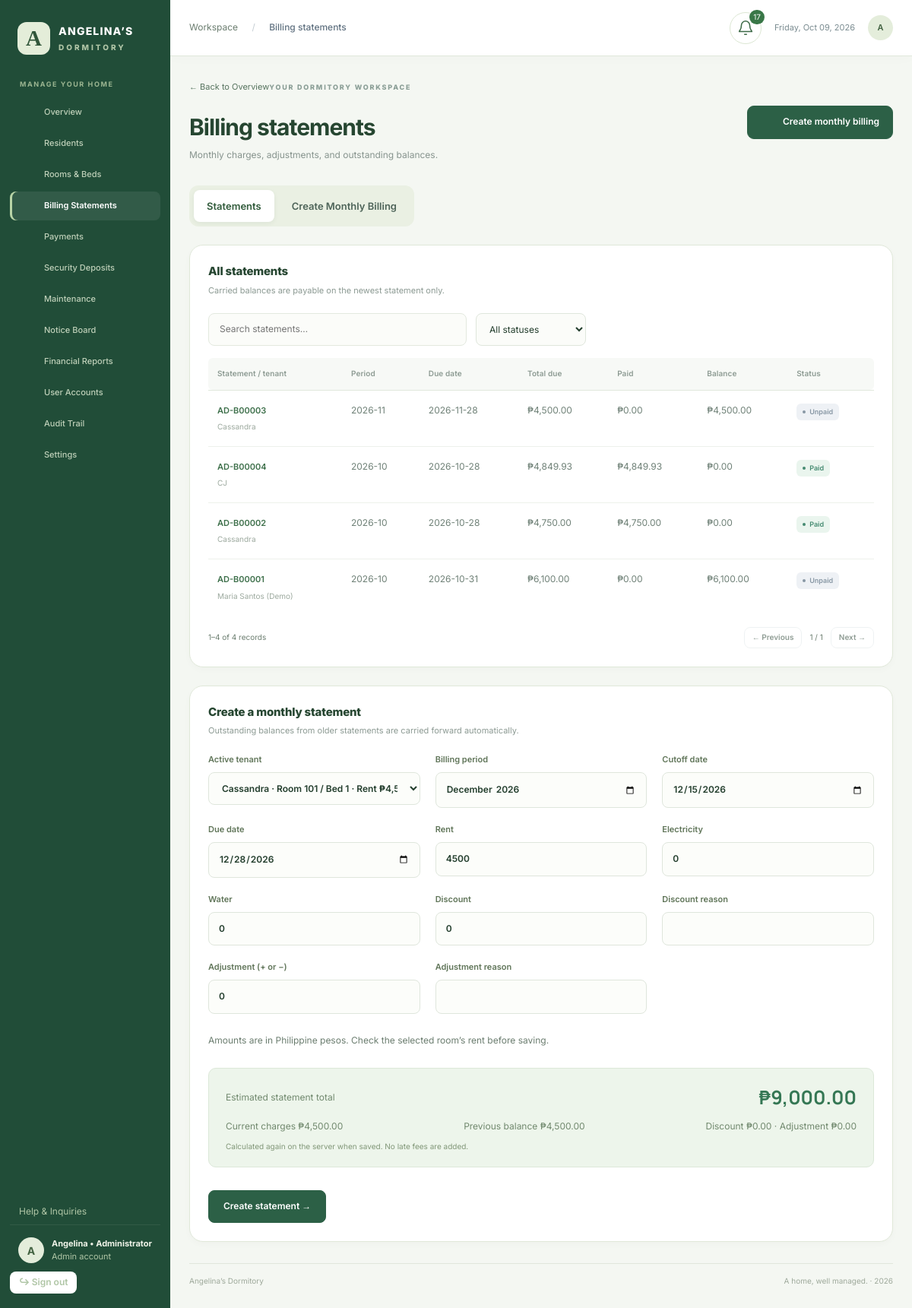
/index.php?page=billing (signed in), run on the app's committed database.
### tables this page shows
CREATE TABLE `users` (
  `id` int(10) unsigned NOT NULL AUTO_INCREMENT,
  `username` varchar(100) NOT NULL,
  `password_hash` varchar(255) NOT NULL,
  `role` enum('admin','staff','tenant') NOT NULL,
  `name` varchar(200) NOT NULL,
  `tenant_id` int(10) unsigned DEFAULT NULL,
  `active` tinyint(4) DEFAULT 1,
  `must_change` tinyint(4) DEFAULT 1,
  PRIMARY KEY (`id`),
  UNIQUE KEY `username` (`username`),
  UNIQUE KEY `tenant_id` (`tenant_id`),
  CONSTRAINT `users_ibfk_1` FOREIGN KEY (`tenant_id`) REFERENCES `tenants` (`id`)
);

CREATE TABLE `billing` (
  `id` int(10) unsigned NOT NULL AUTO_INCREMENT,
  `tenant_id` int(10) unsigned NOT NULL,
  `assignment_id` int(10) unsigned NOT NULL,
  `period` char(7) NOT NULL,
  `cutoff` date NOT NULL,
  `due_date` date NOT NULL,
  `rent` bigint(20) NOT NULL CHECK (`rent` >= 0),
  `electricity` bigint(20) NOT NULL CHECK (`electricity` >= 0),
  `water` bigint(20) NOT NULL CHECK (`water` >= 0),
  `previous_balance` bigint(20) NOT NULL DEFAULT 0 CHECK (`previous_balance` >= 0),
  `total_due` bigint(20) NOT NULL CHECK (`total_due` >= 0),
  `carried_to` int(10) unsigned DEFAULT NULL,
  `created_by` int(10) unsigned DEFAULT NULL,
  `created_at` timestamp NOT NULL DEFAULT current_timestamp(),
  PRIMARY KEY (`id`),
  UNIQUE KEY `tenant_id` (`tenant_id`,`period`),
  KEY `due_date` (`due_date`),
  KEY `assignment_id` (`assignment_id`),
  KEY `carried_to` (`carried_to`),
  KEY `created_by` (`created_by`),
  CONSTRAINT `billing_ibfk_1` FOREIGN KEY (`tenant_id`) REFERENCES `tenants` (`id`),
  CONSTRAINT `billing_ibfk_2` FOREIGN KEY (`assignment_id`) REFERENCES `tenant_assignments` (`id`),
  CONSTRAINT `billing_ibfk_3` FOREIGN KEY (`carried_to`) REFERENCES `billing` (`id`),
  CONSTRAINT `billing_ibfk_4` FOREIGN KEY (`created_by`) REFERENCES `users` (`id`)
);

CREATE TABLE `tenants` (
  `id` int(10) unsigned NOT NULL AUTO_INCREMENT,
  `name` varchar(200) NOT NULL,
  `email` varchar(254) NOT NULL,
  `contact` varchar(80) NOT NULL,
  `status` enum('active','moved_out') NOT NULL DEFAULT 'active',
  `move_in` date NOT NULL,
  `move_out` date DEFAULT NULL,
  `created_at` timestamp NOT NULL DEFAULT current_timestamp(),
  PRIMARY KEY (`id`)
);

CREATE TABLE `settings` (
  `key` varchar(80) NOT NULL,
  `value` text NOT NULL,
  PRIMARY KEY (`key`)
);

### app/views.php (the view, shortened to what this page needs)
<?php
function page_subtitle(string $p,string $role): string { return match($p) { 'dashboard'=>$role==='tenant'?'Your room, billing, and dormitory account at a glance.':'A clear picture of your dormitory, all in one place.', 'tenants'=>'Manage residents and preserve every stay’s history.', 'rooms'=>'Every room. Every bed. Everything accounted for.', 'billing'=>'Monthly charges, adjustments, and outstanding balances.', 'payments'=>'Receive payments and keep a reliable transaction history.', 'deposits'=>'Keep security deposits separate from monthly rent.', 'occupancy'=>'Compare people detected with registered room occupancy.', 'notifications'=>'Review queued messages and email delivery status.', 'audit'=>'A record of important changes and who made them.', 'accounts'=>'Individual credentials and access for each user.', 'account'=>'Manage your password and account security.', 'batch'=>'Make monthly billing a little more effortless.', 'reports'=>'Track collections, expenses, and balances that need attention.', 'expenses'=>'An organized record of what it takes to run your home.', 'requests'=>'Small repairs. Clear updates. A more comfortable home.', 'announcements'=>'Keep your dormitory community in the loop.', 'settings'=>'Your dormitory details and billing preferences.', 'ledger'=>'Every charge and payment, in one clear account history.', 'pay'=>'Payment instructions, official GCash QR, and submission details.', 'verification'=>'Verify tenant payments and issue their receipts.', 'inbox'=>'Your billing notices, confirmations, and replies.', 'profile'=>'Your contact details and room history.', 'support'=>'Ask questions and follow replies from the dormitory.', 'statement'=>'An itemized account statement with charges, confirmed payments, and the current balance.', 'receipt'=>'A printable acknowledgement of a confirmed payment.', default=>'Your dormitory account records.' }; }
function form_start(string $action,string $page,string $class='form-grid'): void { echo '<form method="post" class="'.e($class).'">'.csrf().'<input type="hidden" name="action" value="'.e($action).'"><input type="hidden" name="return_page" value="'.e($page).'">'; }
function field(string $label,string $name,string $type='text',$value='',bool $required=true,string $extra=''): void { echo '<label>'.e($label).'<input type="'.e($type).'" name="'.e($name).'" value="'.e($value).'" '.($required?'required ':'').$extra.'></label>'; }
function select_field(string $label,string $name,array $options,$selected=''): void { echo '<label>'.e($label).'<select name="'.e($name).'" required>'; foreach($options as $v=>$text) echo '<option value="'.e($v).'" '.((string)$selected===(string)$v?'selected':'').'>'.e($text).'</option>'; echo '</select></label>'; }
function submit(string $label='Save record'): void {
    if($label==='Create statement') {
        $balances=[]; foreach(aging_rows() as $b) $balances[$b['tenant_id']]=($balances[$b['tenant_id']]??0)+balance($b);
        echo '<input type="hidden" id="tenant-balances" value="'.e(json_encode($balances)).'"><input type="hidden" id="billing-defaults" value="'.e(json_encode(['cutoff'=>(int)setting('cutoff_day','15'),'due'=>(int)setting('due_day','28')])).'"><div class="bill-preview form-wide" id="statement-preview"><div><span>Estimated statement total</span><strong id="statement-total">—</strong></div><div class="preview-breakdown"><span id="preview-charges"></span><span id="preview-previous"></span><span id="preview-discount"></span></div><p>Calculated again on the server when saved. No late fees are added.</p></div>';
    }
    echo '<div class="form-actions"><button class="primary">'.e($label).' →</button></div></form>';
}
function section_start(string $title,string $hint=''): void { echo '<section class="panel"><div class="panel-heading"><div><h2>'.e($title).'</h2>'.($hint?'<p class="muted">'.e($hint).'</p>':'').'</div></div>'; }
function billing_rows(array $u): array { return rows('SELECT b.*,t.name,r.number,bs.label,COALESCE((SELECT SUM(amount) FROM payments WHERE billing_id=b.id AND voided_at IS NULL),0) paid FROM billing b JOIN tenants t ON t.id=b.tenant_id JOIN tenant_assignments a ON a.id=b.assignment_id JOIN bed_spaces bs ON bs.id=a.bed_id JOIN rooms r ON r.id=bs.room_id '.($u['role']==='tenant'?'WHERE b.tenant_id=? ':'').'ORDER BY b.period DESC,b.id DESC',$u['role']==='tenant'?[$u['tenant_id']]:[]); }
function render_page(string $page,array $u): void {
    if($page==='billing') { billing_view($u); return; }
}
function billing_view(array $u): void {
    $bills=billing_rows($u); section_start('All statements','Carried balances are payable on the newest statement only.'); echo '<input class="table-search" placeholder="Search statements…" aria-label="Search statements" data-search="bill-table"><div class="table-wrap"><table id="bill-table"><thead><tr><th>Statement / tenant</th><th>Period</th><th>Due date</th><th>Total due</th><th>Paid</th><th>Balance</th><th>Status</th></tr></thead><tbody>';
    if(!$bills) empty_row(7); foreach($bills as $b) echo '<tr data-status="'.status($b).'"><td><a href="?page=statement&id='.$b['id'].'">AD-B'.str_pad((string)$b['id'],5,'0',STR_PAD_LEFT).'</a><small>'.e($b['name']).'</small></td><td>'.e($b['period']).'</td><td>'.e($b['due_date']).'</td><td>'.money($b['total_due']).'</td><td>'.money($b['paid']).'</td><td>'.money(balance($b)).($b['carried_to']?'<small>Moved to bill #'.$b['carried_to'].'</small>':'').'</td><td>'.badge(status($b)).'</td></tr>'; echo '</tbody></table></div></section>';
    section_start('Create a monthly statement','Outstanding balances from older statements are carried forward automatically.'); $opts=[]; $rents=[]; foreach(assigned() as $a) { $opts[$a['tenant_id']]=$a['name'].' · Room '.$a['number'].' / '.$a['label'].' · Rent '.money($a['rent']); $rents[$a['tenant_id']]=$a['rent']/100; }
    if(!$opts) echo '<p class="muted">Register an active tenant first.</p>'; else { form_start('bill','billing'); echo '<input type="hidden" id="tenant-rents" value="'.e(json_encode($rents)).'">'; select_field('Active tenant','tenant_id',$opts); field('Billing period','period','month',date('Y-m')); field('Cutoff date','cutoff','date',date('Y-m-15')); field('Due date','due_date','date',date('Y-m-t')); amount_field('Rent','rent',reset($rents)); amount_field('Electricity','electricity'); amount_field('Water','water'); amount_field('Discount','discount'); field('Discount reason','discount_reason','text','',false); amount_field('Adjustment (+ or −)','adjustment','0',true); field('Adjustment reason','adjustment_reason','text','',false); echo '<p class="muted form-wide">Amounts are in Philippine pesos. Check the selected room’s rent before saving.</p>'; submit('Create statement'); } echo '</section>';
}

### index.php (shortened to what this page needs)
<?php
require __DIR__.'/app/bootstrap.php';
require __DIR__.'/app/activity.php';
require __DIR__.'/app/actions.php';
$u=user(); $page=(string)($_GET['page']??($u?'dashboard':'home'));
$titles=['dashboard'=>'Overview','tenants'=>'Residents','rooms'=>'Rooms & bed spaces','billing'=>'Billing statements','payments'=>'Payments','deposits'=>'Security deposits','occupancy'=>'Occupancy monitor','notifications'=>'Email notifications','audit'=>'Audit trail','accounts'=>'User accounts','account'=>'My account','receipt'=>'Payment receipt','statement'=>'Billing statement','forbidden'=>'Access restricted'];
$titles+=['batch'=>'Monthly billing run','reports'=>'Financial reports','expenses'=>'Operating expenses','requests'=>'Maintenance requests','announcements'=>'Notice board','settings'=>'Dormitory settings','ledger'=>'Account ledger'];
$titles['register']='Create tenant account';
$titles+=['home'=>"Angelina's Dormitory",'privacy'=>'Privacy Policy','terms'=>'Terms'];
$titles+=['pay'=>'Make a payment','inbox'=>'Notifications','profile'=>'My profile','support'=>'Help & inquiries'];
$nav=['dashboard'=>['dashboard','Overview'],'tenants'=>['tenants','Residents'],'rooms'=>['rooms','Rooms & Beds'],'billing'=>['billing','Billing Statements'],'payments'=>['payments','Payments'],'deposits'=>['deposits','Security Deposits'],'requests'=>['requests','Maintenance'],'announcements'=>['announcements','Notice Board'],'reports'=>['reports','Financial Reports'],'accounts'=>['accounts','User Accounts'],'audit'=>['audit','Audit Trail'],'settings'=>['settings','Settings']];
require __DIR__.'/app/views.php';
$activeSection=match($page){'batch','statement'=>'billing','expenses','ledger'=>'reports','notifications'=>'settings','receipt','pay'=>'payments',default=>$page};
require __DIR__.'/app/feature_views.php';
require __DIR__.'/app/admin_workspace.php';
?><!DOCTYPE html><html lang="en"><head><link rel="stylesheet" href="assets/style.css"><link rel="stylesheet" href="assets/redesign.css"><link rel="stylesheet" href="assets/registration.css"><link rel="stylesheet" href="assets/tenant.css"><link rel="stylesheet" href="assets/operations.css"><link rel="stylesheet" href="assets/public.css"><link rel="stylesheet" href="assets/green-theme.css"></head><body>
<?php if(!$u): ?>
<?php if(in_array($page,['login','register'],true)) require __DIR__.'/app/public_auth.php'; else require __DIR__.'/app/public_entry.php'; ?>
<?php else: ?>
<aside class="sidebar" id="sidebar"><a class="brand" href="index.php"><span class="brand-icon">A</span><span>ANGELINA’S<small>DORMITORY</small></span></a><span class="nav-heading">MANAGE YOUR HOME</span><nav><?php foreach($nav as $key=>$item): if(!in_array($u['role'],$access[$key],true)) continue; ?><a title="<?=e($item[1])?>" class="<?=$activeSection===$key?'selected':''?>" href="?page=<?=e($key)?>"><span><?=icon($item[0])?></span><b><?=e($item[1])?></b></a><?php endforeach; ?></nav><div class="sidebar-bottom"><?php if($u['role']!=='tenant'): ?><a class="sidebar-help" href="?page=support">Help &amp; Inquiries</a><?php endif; ?><a class="profile" href="?page=account"><span class="avatar"><?=e(strtoupper(substr($u['name'],0,1)))?></span><span><strong><?=e($u['name'])?></strong><small><?=e(ucfirst($u['role']))?> account</small></span></a><form method="post"><?=csrf()?><input type="hidden" name="action" value="logout"><button class="logout">↪ Sign out</button></form></div></aside><button type="button" class="sidebar-scrim" id="sidebar-scrim" aria-label="Close navigation"></button>
<div class="workspace"><header class="topbar"><div class="top-left"><button type="button" class="menu-toggle" id="menu-toggle" aria-label="Open navigation" aria-controls="sidebar" aria-expanded="false"><?=icon('menu')?></button><span class="breadcrumb">Workspace <span>/</span> <strong><?=e($titles[$page]??'')?></strong></span></div><div class="top-right"><?php activity_bell($u); ?><span class="date-label"><?=date('l, M d, Y')?></span><a class="header-avatar" href="?page=account" aria-label="My account"><?=e(strtoupper(substr($u['name'],0,1)))?></a></div></header><main class="content"><div class="page-heading"><div><?php workspace_back_link($page,$u); ?><span class="eyebrow">YOUR DORMITORY WORKSPACE</span><h1><?=e($titles[$page]??'')?></h1><p class="muted"><?=e(page_subtitle($page,$u['role']))?></p></div><div class="heading-actions"><?php if($u['role']==='admin' && in_array($page,['dashboard','billing'],true)): ?><a class="button primary" href="?page=batch"><?=icon('batch')?> Create monthly billing</a><?php elseif($u['role']==='staff' && $page==='dashboard'): ?><a class="button primary" href="?page=payments">Receive payment →</a><?php endif; ?><span class="role-label"><?=e(ucfirst($u['role']))?></span></div></div><?php show_flash(); try { admin_section_tabs($page,$u); render_page($page,$u); } catch(RuntimeException $error) { echo '<div class="notice error">'.e($error->getMessage()).'</div>'; } ?><footer class="content-footer"><?=e(setting('business_name','Angelina’s Dormitory'))?><span>A home, well managed. · <?=date('Y')?></span></footer></main></div>
<?php endif; ?><script src="assets/app.js" defer></script><script src="assets/portal.js" defer></script></body></html>

### app/bootstrap.php (shortened to what this page needs)
<?php
function db(): PDO {
    static $db;
    if (!$db) {
        $db=mysql_connection();
    }
    return $db;
}
function query(string $sql, array $params=[]): PDOStatement { $q=db()->prepare($sql); $q->execute($params); return $q; }
function rows(string $sql, array $params=[]): array { return query($sql,$params)->fetchAll(); }
function one(string $sql, array $params=[]): ?array { return query($sql,$params)->fetch() ?: null; }
function e($v): string { return htmlspecialchars((string)($v??''),ENT_QUOTES,'UTF-8'); }
function money($v): string { return '₱'.number_format((int)$v/100,2); }
function user(): ?array { return isset($_SESSION['uid']) ? one('SELECT * FROM users WHERE id=? AND active=1',[$_SESSION['uid']]) : null; }
function balance(array $b): int { return max(0,(int)$b['total_due']-(int)$b['paid']); }
function status(array $b): string { if ($b['carried_to']) return 'carried'; if(balance($b)===0) return 'paid'; if($b['due_date']<date('Y-m-d')) return 'overdue'; return $b['paid']>0?'partial':'unpaid'; }
function badge(string $s): string { return '<span class="badge '.e($s).'">'.e(ucwords(str_replace('_',' ',$s))).'</span>'; }
function assigned(): array { return rows('SELECT a.*,t.name,r.number,r.rent,bs.label FROM tenant_assignments a JOIN tenants t ON t.id=a.tenant_id JOIN bed_spaces bs ON bs.id=a.bed_id JOIN rooms r ON r.id=bs.room_id WHERE a.end_date IS NULL ORDER BY t.name'); }
function setting(string $key,string $default=''): string { $r=one('SELECT value FROM settings WHERE `key`=?',[$key]); return $r['value']??$default; }

### data on the page
users: name "A", name "Angelina • Administrator", role "Admin", role "Monthly charges, adjustments, and outstanding balances."
billing: id "00003", tenant.name "Cassandra", period "2026-11", due_date "2026-11-28", total_due "₱4,500.00", paid "₱0.00", b "₱4,500.00", s "Unpaid"
billing: id "00004", tenant.name "CJ", period "2026-10", due_date "2026-10-28", total_due "₱4,849.93", paid "₱4,849.93", b "₱0.00", s "Paid"
billing: id "00002", tenant.name "Cassandra", period "2026-10", due_date "2026-10-28", total_due "₱4,750.00", paid "₱4,750.00", b "₱0.00", s "Paid"
billing: id "00001", tenant.name "Maria Santos (Demo)", period "2026-10", due_date "2026-10-31", total_due "₱6,100.00", paid "₱0.00", b "₱6,100.00", s "Unpaid"
settings: value "Angelina’s Dormitory"

### other printed values
$item[1] "Overview"
$item[1] "Residents"
$item[1] "Rooms & Beds"
$item[1] "Billing Statements"
$item[1] "Payments"
$item[1] "Security Deposits"
$item[1] "Maintenance"
$item[1] "Notice Board"
$item[1] "Financial Reports"
$item[1] "User Accounts"
$item[1] "Audit Trail"
$item[1] "Settings"
$titles[$page] "Billing statements"
$count "17"
$label "Overview"
